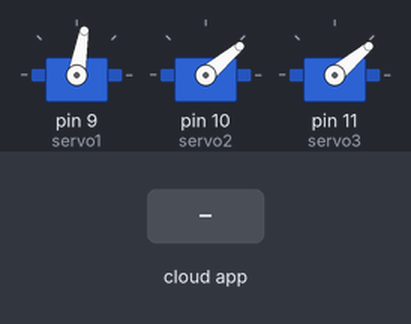
A sketch run on a simulated Arduino Uno, built with avr-gcc and run on an emulated ATmega328P. Parts: 3 × servo. The inputs (shaded band) are chosen by the test bench. The ROS host is connected and sends only what is stated.

Above: at 1.2 s.
1.3 s: the phone or cloud app sets Test to B
At 2.6 s:
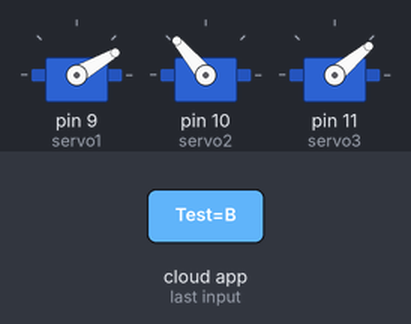
At 4.9 s:
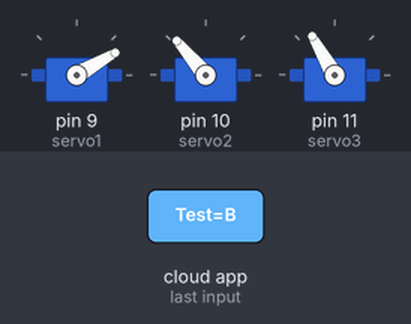
5.8 s: the phone or cloud app sets Test to A
At 9.2 s:
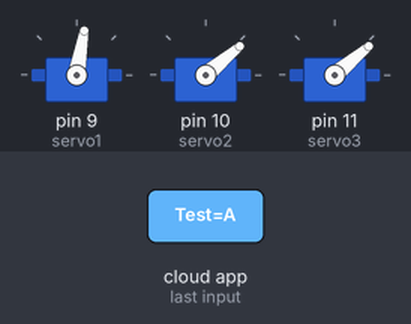
Timing chart, 0 to 10.7 s (numbered marks = the images above; inputs shaded):
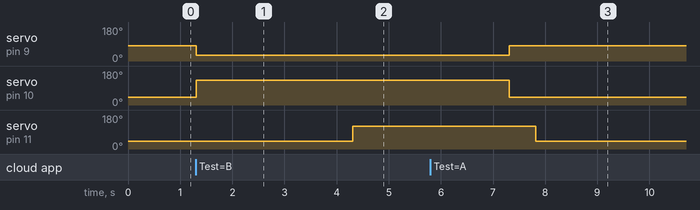

Measured:
- after the input at 1.3 s, servo on pin 9 (servo1): 80° → 30° at once; servo on pin 10 (servo2): 40° → 130° at once; servo on pin 11 (servo3): 40° → 120° after 3.0 s
- after the input at 5.8 s, servo on pin 11 (servo3): 120° → 40° after 2.0 s

The sketch:

servo_control.ino
```cpp
#include <ros.h>
#include <std_msgs/String.h>
#include <Servo.h>

// Create Servo objects
Servo servo1;
Servo servo2;
Servo servo3;

ros::NodeHandle nh;
bool moving = false;

// Callback function to be called when a message is received
void messageCallback(const std_msgs::String& msg) {
    if (!moving) {
        moving = true;

        // Compare the received message content
        if (strcmp(msg.data, "A") == 0) {
            // Move servos to the positions for command "A"
            servo1.write(80);
            servo2.write(40);
            servo3.write(40);
        } else if (strcmp(msg.data, "B") == 0) {
            // Move servos to the positions for command "B"
            servo1.write(30);
            servo2.write(130);
            servo3.write(40);
            delay(3000);  // Wait 3 seconds for the servos to reach the positions

            // Move servo3 to 120 degrees after delay
            servo3.write(120);
            delay(3000);  // Wait 3 seconds for servo3 to reach 120 degrees

            // Move servos back to initial positions
            servo1.write(80);
            servo2.write(40);
            servo3.write(120);
            delay(500);  // Short delay to complete movement
        }

        moving = false;
    }
}

// Create a Subscriber object
ros::Subscriber<std_msgs::String> sub("Test", &messageCallback);

void setup() {
    nh.initNode();
    nh.subscribe(sub);


    // Attach servos to their respective pins
    servo1.attach(9);  // Pin for servo1
    servo2.attach(10); // Pin for servo2
    servo3.attach(11); // Pin for servo3

    // Initialize servos to their initial positions
    servo1.write(80);
    servo2.write(40);
    servo3.write(40);
}

void loop() {
    nh.spinOnce();
    delay(10);  // Small delay to keep the loop from running too fast
}
```
